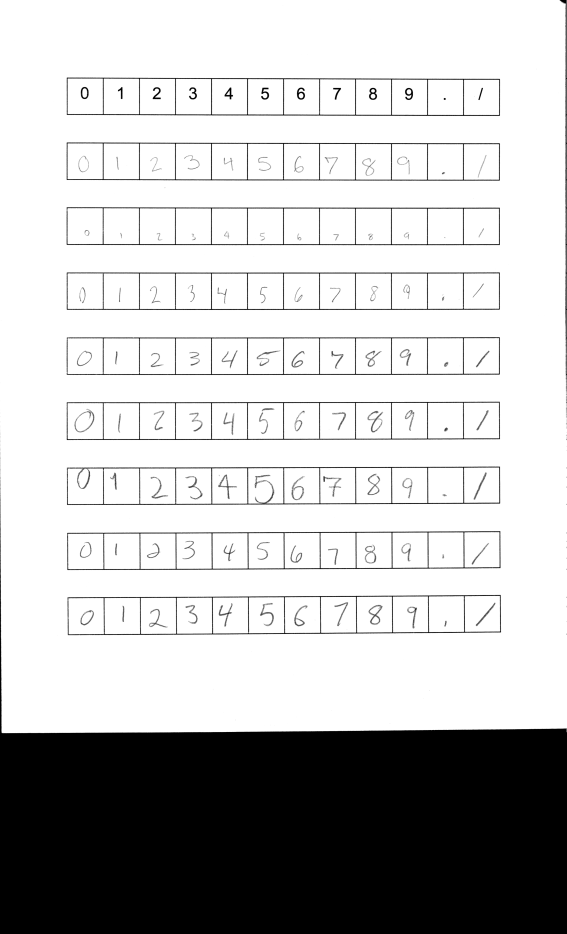
#> input picture data-samples/PNGs/agscan1200_0000-1.png, 1699 x 2800 px, found by its file name (shown at 1/3 size)
$ python testdata_PIL.py
#> lines starting #> are read from the running program, lines starting #| are printed output that depends on the picture
from PIL import Image
import pylab as pl
import numpy as np
import matplotlib as plt
plt.rcParams.update({'figure.max_open_warning': 0})

def load_img(img):
    imgarr = np.array(img)
    imgarr = np.invert(img) #invert black and white for AI training data
    #pl.gray()
    pl.matshow(imgarr) #uncomment to display
    return imgarr

#crops such that the top and bottom rows have pixels
def close_up(sourcePath):
    img = Image.open(sourcePath)
    pixels = img.load()
    #print (img.size)
    #print (pixels[0,0])
    end = 0

    ####get top
    for i in range(0,31):
        for j in range(0,31):
            if (pixels[j,i] != 255):
                end = 1
        if (end == 1):
            break
    top = i - 1
    end = 0
    a=31;

    ####get bottom
    for a in range(31, 0, -1):
        for b in range(0, 31):
            if (pixels[b,a] != 255):
                end = 1
        if (end == 1):
            break

    bottom = a + 1

    ####get left
    for i in range(1,31):
        for j in range(1,31):
            if (pixels[i,j] != 255):
                end = 1
        if (end == 1):
            break
    left = i

    ####get right
    for a in range(31, 0, -1):
        for b in range(0, 31):
            if (pixels[a,b] != 255):
                end = 1
        if (end == 1):
            break
    right = a + 1

    height = bottom - top
    x1 = (32/2) - (height/2) #from middle x, back to make a square
    x2 = (32/2) + (height/2) #from middle x, forward to make a square
    #print (top, bottom, x1, x2)
    img = img.crop((x1,top,x2,bottom))


    #image1 = Image.open(destPath).convert("L")
    cropped = img.resize((8,8), resample=5)
    load_img(cropped)
    cropped.save(sourcePath, 'PNG')

# --------------------------------------------------------------------------------------------------------------
def processPage():
    boxCtr = 0
    digitCtr = -1

    # Coordinates of the top left corner of the first (hand-written) box
    # Possibly starting at second row.
    topLeftx = 204
    topLefty = 431
    chars = ["0", "1", "2", "3", "4", "5", "6", "7", "8", "9", "10", "11"]
    charCtr = [0, 0, 0, 0, 0, 0, 0, 0, 0, 0, 0, 0]
    pageCtr = 1

    # 96 (hand-written) boxes on each page; started counting at 1 not 0
    while (pageCtr != 17):
        if (boxCtr == 96):
            boxCtr = 0
            digitCtr = -1
            pageCtr += 1
            topLeftx = 204
            topLefty = 431

# --
        imageName = ("data-samples/PNGs/agscan1200_0000-" + str(pageCtr) + ".PNG")
        imageFile = Image.open(imageName).convert("L")

        while (boxCtr != 96):
            boxCtr += 1
            digitCtr += 1

            if (digitCtr == 12):
                digitCtr = 0

            if (boxCtr > 1) and (boxCtr % 12 != 1):
                topLeftx += 109             # 109px to the right is the next box
            elif (boxCtr > 1) and (boxCtr % 12 == 1):
                topLeftx = 207
                topLefty = topLefty + 196   # 196px downward is the next row

# originally +105
            box = (topLeftx, topLefty, topLeftx + 86, topLefty + 86)
            boxImg = imageFile.crop(box)
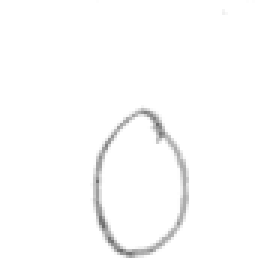
#> boxImg: PIL image 86x86 L (shown 3 times larger); min 109, max 255, mean 251.8
            boxImgName = "data-samples/gathered_data/" + chars[digitCtr] + "/s" + chars[digitCtr] + "_" + str(charCtr[digitCtr]) + ".PNG"
            boxImg = boxImg.resize((32,32), resample=4)
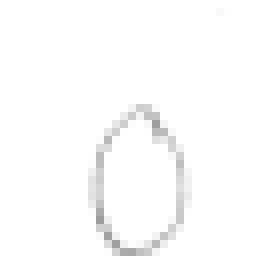
#> boxImg: PIL image 32x32 L (shown 8 times larger); min 157, max 255, mean 251.8
            boxImg.save(boxImgName, "PNG")
            close_up(boxImgName)

            charCtr[digitCtr] += 1

def main():
    Image.MAX_IMAGE_PIXELS = None
    processPage()

#> (the run stopped early here; a loop or call above may not have finished)
